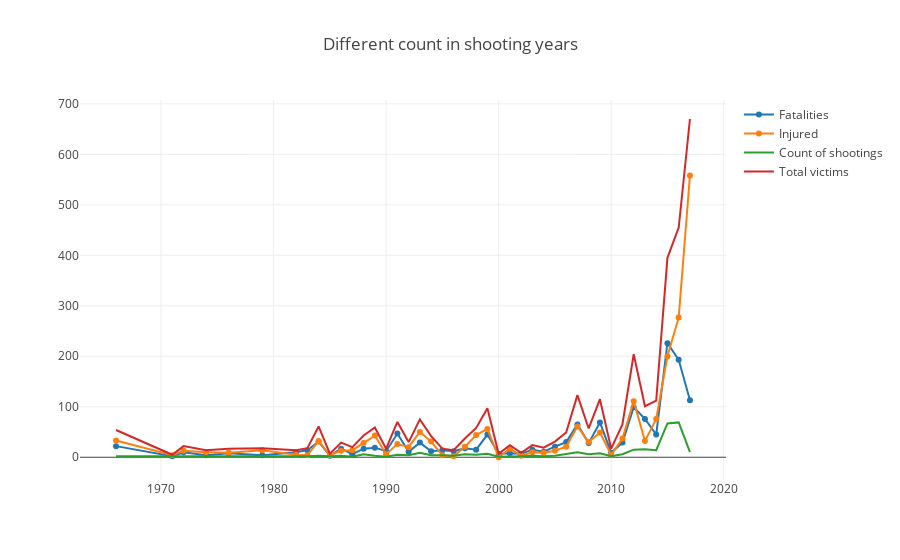

The notebook cell this image was saved under:
### Code cell
trace0=go.Scatter(x=new_year_stats.Shooting_year,y=new_year_stats['Total victims'],name='Total victims',
                  mode='lines')
trace1=go.Scatter(x=new_year_stats1.Shooting_year,y=new_year_stats1.Fatalities,name='Fatalities',
                 mode='lines+markers')
trace2=go.Scatter(x=new_year_stats2.Shooting_year,y=new_year_stats2.Injured,name='Injured',
                 mode='lines+markers')
trace3=go.Scatter(x=new_year_stats3.Shooting_year,y=new_year_stats3['Total victims'],name='Count of shootings',
                 mode='lines')
data=[trace1,trace2,trace3,trace0]
layout=dict(title='Different count in shooting years')
fig=dict(data=data,layout=layout)
iplot(fig)

### Figure 1 — Plotly figure (JSON) as saved in the notebook; plotly's stock layout.template omitted (floating-point values rounded to 4 significant figures)
{"data": [{"mode": "lines+markers", "name": "Fatalities", "type": "scatter", "uid": "81f42fdb-290c-4673-bf13-26a204a249c9", "x": [2017, 2016, 2015, 2014, 2013, 2012, 2011, 2010, 2009, 2008, 2007, 2006, 2005, 2004, 2003, 2002, 2001, 2000, 1999, 1998, 1997, 1996, 1995, 1994, 1993, 1992, 1991, 1990, 1989, 1988, 1987, 1986, 1985, 1984, 1983, 1982, 1979, 1976, 1974, 1972, 1971, 1966], "y": [113, 193, 226, 45, 76, 99, 29, 9, 69, 28, 65, 30, 21, 11, 15, 7, 8, 7, 45, 15, 18, 12, 14, 12, 29, 11, 47, 12, 19, 17, 6, 17, 3, 31, 14, 10, 4, 8, 4, 10, 2, 22]}, {"mode": "lines+markers", "name": "Injured", "type": "scatter", "uid": "fbf09226-f312-4ead-98c4-e701bc83115c", "x": [2017, 2016, 2015, 2014, 2013, 2012, 2011, 2010, 2009, 2008, 2007, 2006, 2005, 2004, 2003, 2002, 2001, 2000, 1999, 1998, 1997, 1996, 1995, 1994, 1993, 1992, 1991, 1990, 1989, 1988, 1987, 1986, 1985, 1984, 1983, 1982, 1979, 1976, 1974, 1972, 1971, 1966], "y": [558, 277, 200, 76, 32, 111, 37, 5, 49, 30, 61, 21, 13, 9, 10, 3, 17, 0, 56, 44, 21, 2, 4, 31, 50, 20, 26, 6, 43, 28, 14, 13, 4, 32, 4, 5, 14, 9, 10, 13, 4, 33]}, {"mode": "lines", "name": "Count of shootings", "type": "scatter", "uid": "1a1a1815-6eba-4167-bbcf-7ee5cea0b42b", "x": [2017, 2016, 2015, 2014, 2013, 2012, 2011, 2010, 2009, 2008, 2007, 2006, 2005, 2004, 2003, 2002, 2001, 2000, 1999, 1998, 1997, 1996, 1995, 1994, 1993, 1992, 1991, 1990, 1989, 1988, 1987, 1986, 1985, 1984, 1983, 1982, 1979, 1976, 1974, 1972, 1971, 1966], "y": [10, 69, 67, 14, 16, 15, 6, 2, 8, 6, 10, 7, 3, 2, 3, 2, 2, 1, 7, 5, 6, 3, 4, 4, 9, 4, 5, 1, 3, 6, 1, 3, 2, 3, 2, 2, 2, 2, 2, 1, 1, 2]}, {"mode": "lines", "name": "Total victims", "type": "scatter", "uid": "776fbc49-a59f-4d25-92dd-3a54b373730b", "x": [2017, 2016, 2015, 2014, 2013, 2012, 2011, 2010, 2009, 2008, 2007, 2006, 2005, 2004, 2003, 2002, 2001, 2000, 1999, 1998, 1997, 1996, 1995, 1994, 1993, 1992, 1991, 1990, 1989, 1988, 1987, 1986, 1985, 1984, 1983, 1982, 1979, 1976, 1974, 1972, 1971, 1966], "y": [670, 455, 395, 112, 101, 204, 65, 17, 115, 57, 123, 49, 31, 19, 24, 9, 24, 7, 97, 58, 37, 14, 17, 42, 75, 30, 70, 17, 59, 43, 20, 29, 7, 61, 18, 14, 18, 17, 14, 22, 5, 54]}], "layout": {"title": "Different count in shooting years"}}
